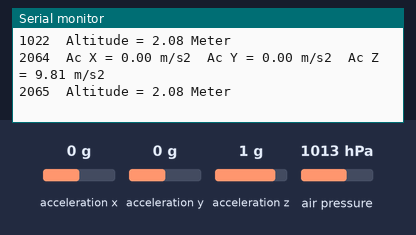
A sketch run on a simulated ESP32. Shown: the last lines printed to the serial monitor. Wiring (inferred from the names in the program): MPU-6050 motion sensor at I2C address 0x68. Inputs (shaded band) come from the test bench; at power-on: acceleration x 0 g, acceleration y 0 g, acceleration z 1 g, air pressure 1013 hPa. Storage starts empty.

Above: at 2.2 s.
2.3 s: acceleration x set to -1.4 g
At 3.6 s:
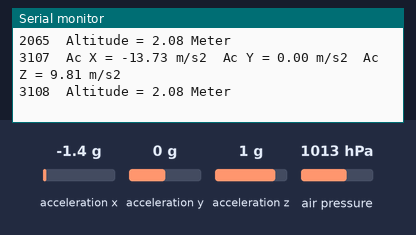
3.8 s: acceleration y set to -1.4 g
At 4.6 s:
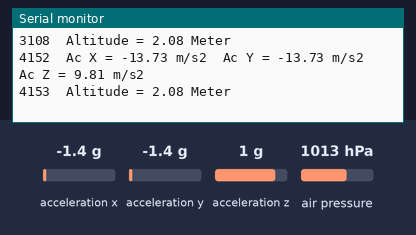
5.3 s: acceleration z set to -1.4 g
At 5.3 s:
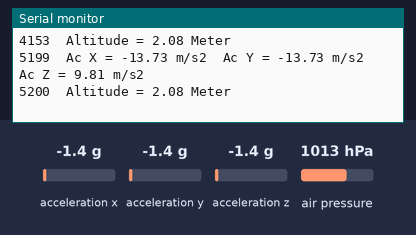
6.8 s: air pressure set to 952 hPa
At 8.1 s:
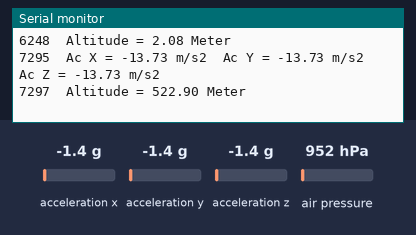

Measured:
- after the input at 2.3 s, the serial monitor: prints a new line after 0.81 s (image 1)
- after the input at 3.8 s, the serial monitor: prints a new line after 0.35 s (image 2)
- after the input at 6.8 s, the serial monitor: prints a new line after 0.50 s (image 4)

The sketch:

Flightdatalogger.ino
```cpp
#include <Wire.h>
#include <SPI.h>
#include <SD.h>
#include <Adafruit_BMP085.h>


const int Mpu_Addr = 0x68;
const int SDA_Pin=8;
const int SCL_Pin=9;

int16_t AcX, AcY, AcZ;

float altitude;
File Altitude,AC;

Adafruit_BMP085 bmp;

void setup() {
  Wire.begin(SDA_Pin,SCL_Pin);
  Serial.begin(9600);


  if(!SD.begin(10)){
    Serial.println("SD card Module is not valid");
    while(1){}
  }

  if(!bmp.begin()){
    Serial.println("BMP180 is not valid");
    while(1){}
  }


  Wire.beginTransmission(Mpu_Addr);
  Wire.write(0x6B);
  Wire.write(0);
  Wire.endTransmission(true);

  delay(1000);
}

void loop() {

  Wire.beginTransmission(Mpu_Addr);
  Wire.write(0x3B);
  Wire.endTransmission(false);

  if(Wire.requestFrom(Mpu_Addr, 6, true)==6){

      AcX=Wire.read() << 8 | Wire.read();
      AcY=Wire.read() << 8 | Wire.read();
      AcZ=Wire.read() << 8 | Wire.read();
  } else{
    Serial.println("Failed to read");
  }
float AcX_ms2=(AcX/16384.0)*9.81;
float AcY_ms2=(AcY/16384.0)*9.81;
float AcZ_ms2=(AcZ/16384.0)*9.81;


//Accelerometer MPU6050
  Serial.print(millis());
  Serial.print("\tAc X = ");
  Serial.print(AcX_ms2);
  Serial.print(" m/s2");
  Serial.print("\tAc Y = ");
  Serial.print(AcY_ms2);
  Serial.print(" m/s2");
  Serial.print("\tAc Z = ");
  Serial.print(AcZ_ms2);
  Serial.println(" m/s2");


//Altitude BMP180
altitude = bmp.readAltitude();
  Serial.print(millis());
  Serial.print("\tAltitude = ");
  Serial.print(altitude);
  Serial.println(" Meter");


//SD Card Module
  Altitude = SD.open("Altitude.txt",FILE_WRITE);
      if(Altitude){
        Altitude.print(millis());
        Altitude.print("\tAltitude = ");
        Altitude.print(altitude);
        Altitude.println( "Meter");
        Altitude.close();
      }else{
        Serial.println("cant open File");
      }


      AC=SD.open("acc.txt",FILE_WRITE);
        if(AC){
          AC.print(millis());
          AC.print("\tAc X = ");
          AC.print(AcX_ms2);
          AC.print(" m/s2");
          AC.print("\tAc Y = ");
          AC.print(AcY_ms2);
          AC.print(" m/s2");
          AC.print("\tAc Z = ");
          AC.print(AcZ_ms2);
          AC.println(" m/s2");

          AC.close();
        }else{
          Serial.println("cant open File");
        }


delay(1000);
}
```
